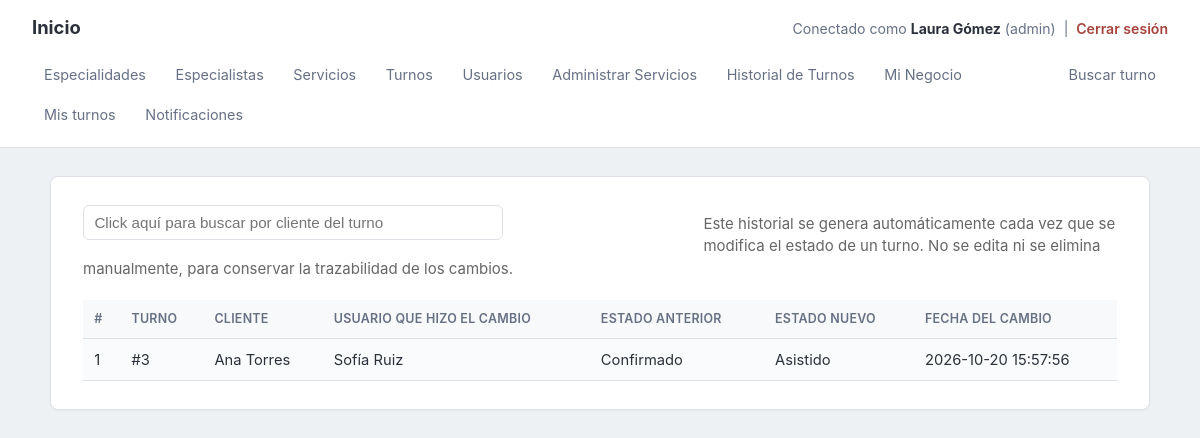
Screenshot of /historial_turnos/index.php (signed in) with the database file from the repository.
### tables this page shows
CREATE TABLE historial_turnos (id INT AUTO_INCREMENT PRIMARY KEY, turno_id INT NOT NULL, usuario_id INT DEFAULT NULL, estado_anterior VARCHAR(50) DEFAULT NULL, estado_nuevo VARCHAR(50) NOT NULL, fecha_cambio DATETIME DEFAULT CURRENT_TIMESTAMP, FOREIGN KEY (turno_id) REFERENCES turnos (id) ON DELETE CASCADE ON UPDATE CASCADE, FOREIGN KEY (usuario_id) REFERENCES usuarios (id) ON DELETE SET NULL ON UPDATE CASCADE);

CREATE TABLE turnos (id INT AUTO_INCREMENT PRIMARY KEY, negocio_id INT NOT NULL, especialista_id INT NOT NULL, servicio_id INT NOT NULL, cliente_nombre VARCHAR(100) NOT NULL, cliente_contacto VARCHAR(100) DEFAULT NULL, fecha DATE NOT NULL, hora_inicio TIME NOT NULL, hora_fin TIME NOT NULL, estado ENUM('Confirmado','Asistido','Cancelado') DEFAULT 'Confirmado', FOREIGN KEY (negocio_id) REFERENCES negocio_config (id) ON DELETE CASCADE ON UPDATE CASCADE, FOREIGN KEY (especialista_id) REFERENCES especialistas (id) ON UPDATE CASCADE, FOREIGN KEY (servicio_id) REFERENCES servicios (id) ON UPDATE CASCADE);

CREATE TABLE usuarios (id INT AUTO_INCREMENT PRIMARY KEY, negocio_id INT NOT NULL, nombre VARCHAR(100) NOT NULL, email VARCHAR(150) NOT NULL, password_hash VARCHAR(255) NOT NULL, rol ENUM('admin','especialista') NOT NULL, estado VARCHAR(50) DEFAULT 'activo', UNIQUE KEY idx_email_negocio (email, negocio_id), FOREIGN KEY (negocio_id) REFERENCES negocio_config (id) ON DELETE CASCADE ON UPDATE CASCADE);

### historial_turnos/index.php (the view, shortened to what this page needs)
<?php
require("../require_admin.php");
?>
<!doctype html>
<html>
<head>
<link rel="stylesheet" href="../estilos.css">
</head>
<body>
<?php require("../menu_interior.php"); ?>
<main class="container">
<div style="width: 60%;float: left" >
<form name="carga" id="carga" action="./" method="post">
<input style="width: 100%;" type="text" name="buscar" value="<?php echo isset($_POST['buscar']) ? htmlspecialchars($_POST['buscar']) : ''; ?>" placeholder="Click aquí para buscar por cliente del turno">
</form>
</div>
<p style="color:#666;">
Este historial se genera automáticamente cada vez que se modifica el estado de un turno. No se edita ni se elimina manualmente, para conservar la trazabilidad de los cambios.
</p>
<table class="table table-striped table-hover">
<tr>
	<th>#</th>
	<th>Turno</th>
	<th>Cliente</th>
	<th>Usuario que hizo el cambio</th>
	<th>Estado anterior</th>
	<th>Estado nuevo</th>
	<th>Fecha del cambio</th>
</tr>
<?php
$buscar = isset($_POST['buscar']) ? $_POST['buscar'] : '';
$like = '%' . $buscar . '%';
$negocio_id = $_SESSION['usuario_negocio_id'];
$sqls = "SELECT h.*, t.cliente_nombre, u.nombre AS usuario_nombre
         FROM historial_turnos h
         JOIN turnos t ON t.id = h.turno_id
         LEFT JOIN usuarios u ON u.id = h.usuario_id
         WHERE t.negocio_id = ? AND t.cliente_nombre LIKE ?
         ORDER BY h.fecha_cambio DESC";
$stmt = $conexion->prepare($sqls);
$stmt->bind_param("is", $negocio_id, $like);
$stmt->execute();
$res = $stmt->get_result();
$i = 1;
while ($fila = $res->fetch_assoc()) {
?>
<tr>
	<td><?php echo $i; ?></td>
	<td>#<?php echo htmlspecialchars($fila['turno_id']); ?></td>
	<td><?php echo htmlspecialchars($fila['cliente_nombre']); ?></td>
	<td><?php echo htmlspecialchars($fila['usuario_nombre'] ?? 'Sistema'); ?></td>
	<td><?php echo htmlspecialchars($fila['estado_anterior'] ?? '-'); ?></td>
	<td><?php echo htmlspecialchars($fila['estado_nuevo']); ?></td>
	<td><?php echo htmlspecialchars($fila['fecha_cambio']); ?></td>
</tr>
<?php $i++; } $stmt->close(); ?>
</table>
</main>
</body>
</html>

### estilos.css (style rules this page uses)
:root { --bg: #eef1f4; --surface: #ffffff; --text: #2b303b; --text-muted: #667085; --border: #dde1e6; --primary: #3a5a78; --primary-dark: #2c4a63; --danger: #a8433c; --radius: 6px; }
* { box-sizing: border-box; }
html, body { margin: 0; padding: 0; min-height: 100%; }
body { background: var(--bg); color: var(--text); font-family: -apple-system, BlinkMacSystemFont, "Segoe UI", Roboto, Helvetica, Arial, sans-serif; font-size: 15px; line-height: 1.5; }
p { margin: .5rem 0 1rem; }
main.container { max-width: 1100px; margin: 1.75rem auto; background: var(--surface); border: 1px solid var(--border); border-radius: 8px; padding: 1.75rem 2rem; box-shadow: 0 1px 2px rgba(16, 24, 40, .04); }
main.container::after { content: ""; display: table; clear: both; }
input[type="text"], input[type="email"], input[type="password"], input[type="date"], input[type="time"], input[type="number"] { display: block; width: 100%; max-width: 420px; padding: .5rem .65rem; border: 1px solid var(--border); border-radius: var(--radius); font-size: .95rem; color: var(--text); background: #fff; }
input[name="buscar"] { padding: .5rem .65rem; border: 1px solid var(--border); border-radius: var(--radius); font-size: .95rem; background: #fff; }
table.table { width: 100%; border-collapse: collapse; margin-top: 1.25rem; font-size: .92rem; }
table.table th, table.table td { padding: .6rem .7rem; text-align: left; border-bottom: 1px solid var(--border); vertical-align: middle; }
table.table th { background: #f8f9fb; font-size: .78rem; text-transform: uppercase; letter-spacing: .02em; color: var(--text-muted); font-weight: 600; }
table.table-striped tr:nth-child(even) { background: #fafbfc; }

### rows the page displays
historial_turnos: turno "3", turno.cliente_nombre "Ana Torres", usuario.nombre "Sofía Ruiz", estado_anterior "Confirmado", estado_nuevo "Asistido", fecha_cambio "2026-10-20 15:57:56"

### other values shown
$_SESSION['usuario_nombre'] "Laura Gómez"
$_SESSION['usuario_rol'] "admin"
